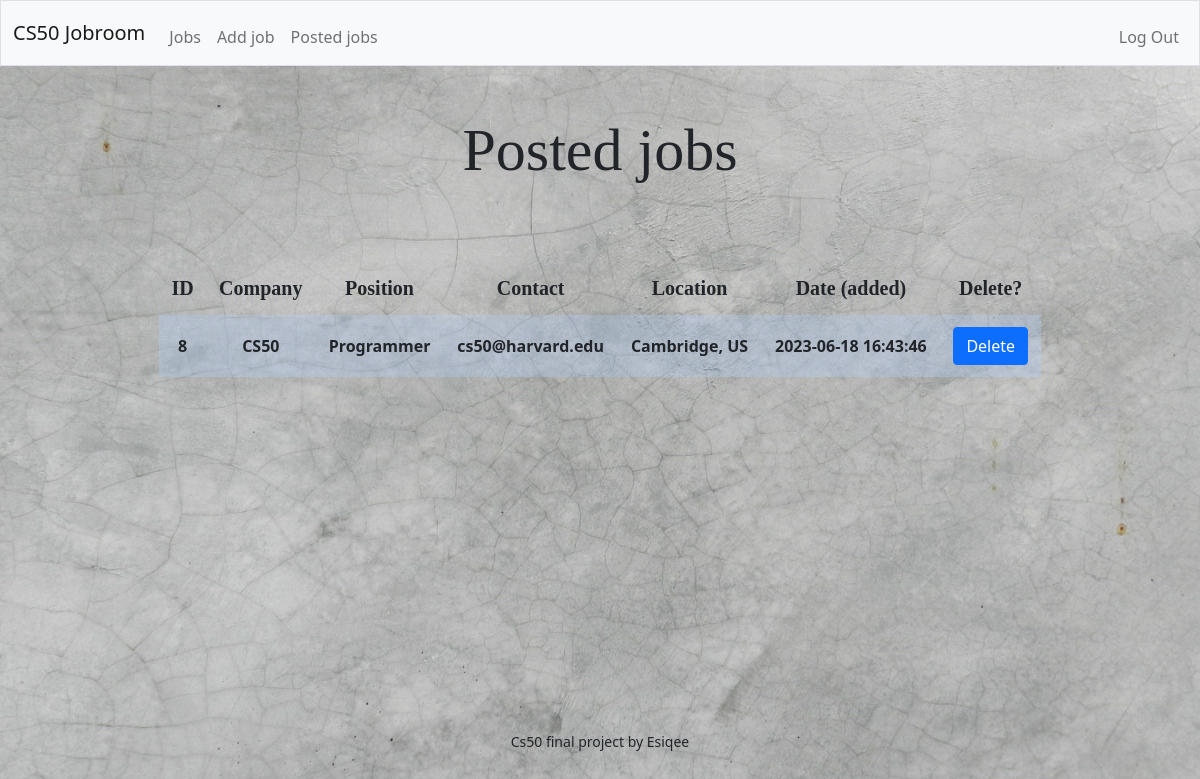
The app's page /posted (signed in) with its own data.
### tables this page shows
CREATE TABLE 'jobs' ('id' INTEGER PRIMARY KEY AUTOINCREMENT NOT NULL, 'user_id' INTEGER, 'company' TEXT, 'position' TEXT, 'contact' TEXT, 'location' TEXT, 'date'  DATETIME DEFAULT CURRENT_TIMESTAMP  );

### app.py (the view)
@app.route("/posted", methods=["GET", "POST"])
@login_required
def posted():
    user_id = session["user_id"]
    if request.method == "POST":
        id = request.form.get('id')
        db.execute("DELETE FROM jobs WHERE id = ?", (id,))
        return redirect("/jobs")
    else:
        dbinfo = db.execute("SELECT company, position, contact, date, location, id FROM jobs WHERE user_id = ? ORDER BY date DESC", user_id)
        return render_template("posted.html", dbinfo=dbinfo)

### helpers.py (called while the page is built)
def login_required(f):
    @wraps(f)
    def decorated_function(*args, **kwargs):
        if session.get("user_id") is None:
            return redirect("/login")
        return f(*args, **kwargs)
    return decorated_function

### templates/posted.html (shortened to what this page needs)
{% extends "layout.html" %}
{% block main %}
<h1 style="font-family: 'Comic Sans MS', cursive; font-size: 60px; margin-bottom: 75px;">Posted jobs</h1>
<div class="section">
    <table>
        <thead>
            <tr>
                <th style="font-family: 'Comic Sans MS', cursive; font-size: 20px;">ID</th>
                <th style="font-family: 'Comic Sans MS', cursive; font-size: 20px;">Company</th>
                <th style="font-family: 'Comic Sans MS', cursive; font-size: 20px;">Position</th>
                <th style="font-family: 'Comic Sans MS', cursive; font-size: 20px;">Contact</th>
                <th style="font-family: 'Comic Sans MS', cursive; font-size: 20px;">Location</th>
                <th style="font-family: 'Comic Sans MS', cursive; font-size: 20px;">Date (added)</th>
                <th style="font-family: 'Comic Sans MS', cursive; font-size: 20px;">Delete?</th>
            </tr>
        </thead>
        <tbody>
            {% for row in dbinfo %}
                <tr>
                    <td>{{ row["id"] }}</td>
                    <td>{{ row["company"] }}</td>
                    <td>{{ row["position"] }}</td>
                    <td>{{ row["contact"] }}</td>
                    <td>{{ row["location"]  }}</td>
                    <td>{{ row["date"]  }}</td>
                    <td>
                        <form action="/posted" method="POST">
                            <button class="btn btn-primary" type="submit">Delete</button>
                        </form>
                    </td>
                </tr>
            {% endfor %}
        </tbody>
    </table>
</div>
{% endblock %}

### static/styles.css (style rules this page uses)
html, body { height: 100%; margin: 0; background-image: url("BG.jpg"); background-repeat: no-repeat; background-attachment: fixed; background-size: 100% 100%; display: flex; flex-direction: column; }
table { background-color: transparent; margin-bottom: 1rem; width: 75%; margin-left: auto; margin-right: auto; }
table th, table td { padding: 0.75rem; vertical-align: middle; font-weight: bold; }
tbody tr:nth-of-type(odd) { background-color: rgba(179, 208, 255, 0.3); }

### records on screen
jobs: id "8", company "CS50", position "Programmer", contact "cs50@harvard.edu", location "Cambridge, US", date "2023-06-18 16:43:46"
